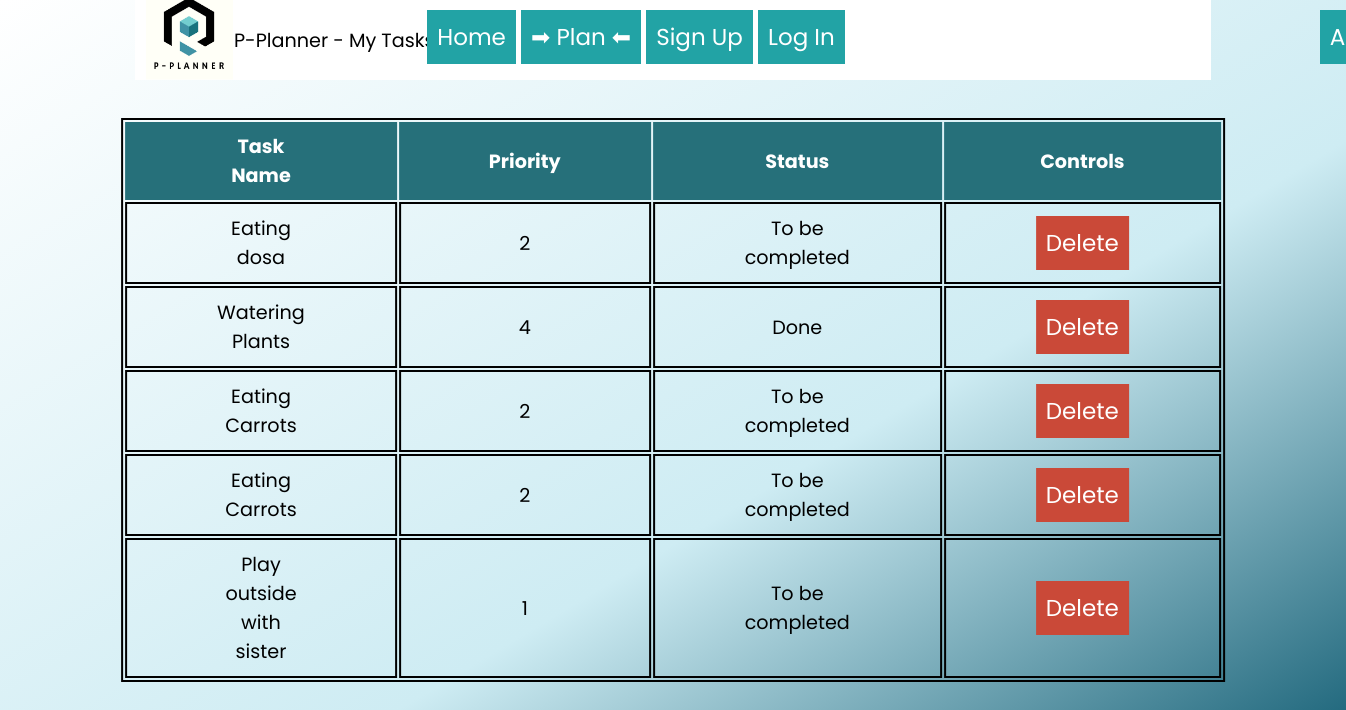
Screenshot of /view_todo with the database file from the repository.
### tables this page shows
CREATE TABLE todo(id INTEGER PRIMARY KEY, task_name TEXT, priority TEXT, status TEXT);

### app.py (the view)
@app.route('/view_todo', methods=["POST", "GET"])
def view_todo():
    conn=sq.connect("Todo.db")
    conn.row_factory=sq.Row
    cur=conn.cursor()
    cur.execute("SELECT * from todo")
    records=cur.fetchall()
    print(records)
    return render_template("view_todo.html", records=records)

### templates/view_todo.html (shortened to what this page needs)
<!DOCTYPE html>
<html lang="en">
<head>
    <link rel="stylesheet" href="../static/styles.css">
    <link rel="stylesheet" href="../static/styles2.css">
    <link rel="stylesheet" href="../static/styles3.css">
</head>
<body>
    <header>
        <nav>
            <div class="logo">
                <img src="../static/p-planner_logo.JPG" alt="logo" width="35%">
                <span>P-Planner - My Tasks
                </span>
            </div>
        <ul>
        <div class="dropdown">
            <a href="/" ><button class="dropbtn">Home</button></a>
        </div>
        <div class="dropdown">
            <a href="/" ><button class="dropbtn">➡ Plan ⬅</button></a>
        </div>
            <div class="dropdown">
                <a href="/signup" ><button class="dropbtn">Sign Up</button></a>
            </div>
            <div class="dropdown">
                <a href="/login" ><button class="dropbtn">Log In</button></a>
            </div>
            <div class="dropdown1">
                <a href="/aboutme" ><button class="dropbtn">About</button></a>
            </div>
        </ul>
        </nav>
       </header>
  <div class="tbl">
    <br>
    <br>
    <br>
    <br>
    <br>
      <table>
          <tr>
             <th>Task Name</th>
             <th>Priority</th>
             <th>Status</th>
             <th>Controls</th>
          </tr>
            {% for record in records: %}
          <tr>
            <td>{{record["task_name"]}}</td>
            <td>{{record["priority"]}}</td>
            <td>{{record["status"]}}</td>
            <td> <button class="deletebutton" type="submit" name="submit" id="submit">
                <a href="/deletetodo?id={{record["id"]}}">Delete</a>
           </button></td>
          </tr>
          {% endfor %}
      </table>
  </div>
</body>
</html>

### static/styles.css (style rules this page uses)
body { background: rgb(119, 180, 190); background: linear-gradient(149deg, rgb(255, 255, 255) 0%, rgb(206, 236, 243) 59%, rgb(9, 86, 109) 100%); background-repeat: no-repeat; background-attachment: fixed; color: rgb(0, 0, 0); margin-left: 10%; margin-right: 10%; text-align: center; font-family: 'Poppins', sans-serif; font-size: larger; }
nav ul { background-color: rgb(255, 255, 255); color: rgb(209, 226, 230); padding: 10px; }
table { position: absolute; top: 50%; left: 50%; transform: translate(-50%, -50%); border-color: black; border-width: 2px; border-style: solid; }
th { background-color: rgb(38, 112, 122); color:rgb(255, 255, 255); padding-left: 90px; padding-right: 90px; padding-top: 10px; padding-bottom: 10px; }
tr>td { padding-left: 90px; padding-right: 90px; padding-top: 10px; padding-bottom: 10px; border-color: black; border-width: 2px; border-style: solid; }

### static/styles2.css (style rules this page uses)
* { margin:0; padding:0; box-sizing: border-box; }
nav { background-color: rgb(255,255,255); color:rgb(0, 0, 0); font-family:'Poppins', sans-serif; position:relative; height:80px; }
nav > div { display:inline-block; }
nav > .logo { position: absolute; top:50%; left:-70px; width:250px; transform: translateY(-50%); }
nav > .logo > span { position:absolute; top:50%; transform: translateY(-50%); right:-120px; }
.dropdown { position:relative; display:inline-block; right:-10px; }
.dropdown1 { position:relative; display:inline-block; right:-480px; }
.dropbtn { background-color: #22a3a5; color:#ffffff; padding:10px; border:none; font-family:'Poppins', sans-serif; font-size:23px }
.deletebutton { background-color: #ca4938; color:#ffffff; padding:10px; border:none; font-family:'Poppins', sans-serif; font-size:23px }
.deletebutton a { text-decoration: none; color:white; }

### rows the page displays
todo: task_name "Eating dosa", priority "2", status "To be completed"
todo: task_name "Watering Plants", priority "4", status "Done"
todo: task_name "Eating Carrots", priority "2", status "To be completed"
todo: task_name "Eating Carrots", priority "2", status "To be completed"
todo: task_name "Play outside with sister", priority "1", status "To be completed"
